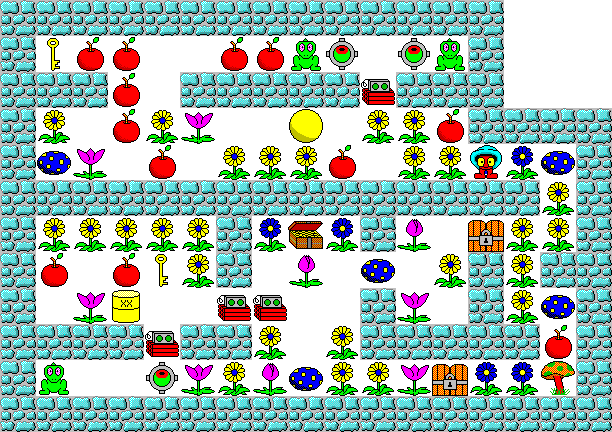

This game map was drawn from its Tiled (.tmx) file and the tilesets committed beside it. A one-line description and the trimmed map source follow:
An orthogonal 17x12 tile map with 36x36 px tiles, 2 tile layers (ground, hazard).

<map version="1.0" orientation="orthogonal" width="17" height="12" tilewidth="36" tileheight="36">
 <tileset firstgid="1" name="tileset" tilewidth="36" tileheight="36">
  <image source="tileset.png" width="256" height="256" />
 </tileset>
 <layer name="ground" width="17" height="12">
  <data>[204 cells, 204 non-empty, 1 distinct tile ids]</data>
 </layer>
 <layer name="hazard" width="17" height="12">
  <data>[204 cells, 170 non-empty, 17 distinct tile ids]</data>
 </layer>
</map>
